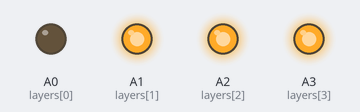
Simulated run of this sketch. Board: Arduino Uno, built with avr-gcc and run on an emulated ATmega328P. On the bench: output pins drawn as LEDs (lit = HIGH). Random numbers use the default seed unless the sketch sets one; pins used as bus, display or sensor lines are not drawn.

Above: at 0.1 s.
At 0.61 s:
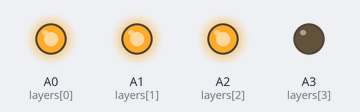
At 1.14 s:
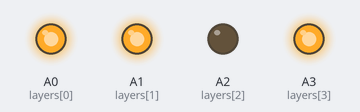
At 2.33 s:
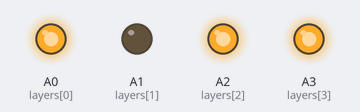
Timing chart, 0 to 3.0 s (numbered marks = the images above):
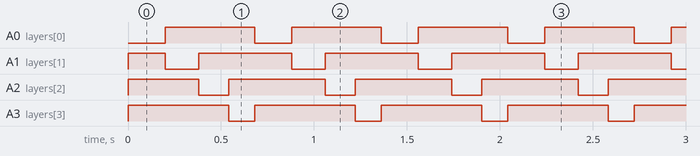

The sketch:

Design_Helper_Code.ino
```cpp
int columns[] = {A4, 11, 12, 13, A5, 8, 9, 10, 3, 6, 5, 7, 2, 1, 0, 4};
int layers[] = {A0, A1, A2, A3};
int activatedColumn = 0;
int activatedLayer = 0;

void setup() {
  setDefaultSettings();
}


void loop() {
  // put your main code here, to run repeatedly:
  rainEffect();
}

void rainEffect(){
  //pick column 12
  int randomColumn = random(16);
  rainColumn(randomColumn);
}

void rainColumn(int columnInterest){
  for (int layer = 0; layer < 4; layer++){
    turnLEDOn(columnInterest, layer);
    delay(200-(20*layer));
  }
}

void expandingBox(){
  int delayC = 15000;
  String on = "";

  on = "121,";
  on = addString(on, 15000, "444,323,131,");
  on = "";
  on = addString(on, 4000, "111,411,141,441,114,414,144,444,");

}

void expandingBox2() {
  int delayC = 400;
  String on = "";
  on = addString(on, delayC, "111,");
  on = addString(on, delayC, "121,112,211,");
  on = addString(on, delayC, "131,113,311,");
  on = addString(on, delayC, "141,114,411,");

  on = addString(on, delayC, "142,241,214,124,412,421,");
  on = addString(on, delayC, "143,341,314,134,413,431,");
  on = addString(on, delayC, "144,441,414,144,414,441,");

  on = addString(on, delayC, "442,244,424,");
  on = addString(on, delayC, "443,344,434,");
  on = addString(on, delayC, "444,");
  on = removeString(on, delayC, 1);
  on = removeString(on, delayC, 3);
  on = removeString(on, delayC, 3);
  on = removeString(on, delayC, 6);
  on = removeString(on, delayC, 6);
  on = removeString(on, delayC, 6);
  on = removeString(on, delayC, 3);
  on = removeString(on, delayC, 3);
  on = removeString(on, delayC, 3);
}

String removeString(String on, int delayC, int repeat) {
  for (int i = 0; i < repeat; i++) {
    on = on.substring(4, on.length());
    lightArray(on, delayC);
  }
  return on;
}

String addString(String on, int hold, String add) {
  on += add;
  lightArray(on, hold);
  return on;
}

void lightArray(String on, int hold) {
  for (int i = 0; i < hold; i += on.length()) {
    for (int i = 0; i < on.length(); i += 4) {
      //the number is going to be xyz
      int x = on.substring(i, i + 1).toInt();

      //Find y
      int y = on.substring(i + 1, i + 2).toInt();

      //Find z
      int z = on.substring(i + 2, i + 3).toInt();

      x = x - 1;
      y = y - 1;
      z = z - 1;

      int column = x + (y * 4);
      int layer = z;
      turnLEDOn(column, layer);
      delayMicroseconds(300);
    }
  }
}

void setDefaultSettings() {
  //Declaring all of the columns as OUTPUT pins
  for (int i = 0; i < 16; i++) {
    pinMode(columns[i], OUTPUT);
    digitalWrite(columns[i], LOW);
  }
  //Declaring all of the layers as OUTPUT pins
  for (int i = 0; i < 4 ; i++) {
    pinMode(layers[i], OUTPUT);
    digitalWrite(layers[i], HIGH);
  }
}

void turnLEDOn(int column, int layer) {
  //code to turn the old led off
  digitalWrite(columns[activatedColumn], LOW);
  digitalWrite(layers[activatedLayer], HIGH);

  //code to redefine what is the activated column and layer
  activatedColumn = column;
  activatedLayer = layer;

  //turn what we want turned on, on
  digitalWrite(columns[activatedColumn], HIGH);
  digitalWrite(layers[activatedLayer], LOW);
}
```

Measured:
- by itself, A0 (layers[0]): alternates HIGH for 0.48 s and LOW for 0.20 s
- by itself, A1 (layers[1]): alternates HIGH for 0.50 s and LOW for 0.18 s
- by itself, A2 (layers[2]): alternates HIGH for 0.52 s and LOW for 0.16 s
- by itself, A3 (layers[3]): alternates HIGH for 0.54 s and LOW for 0.14 s
